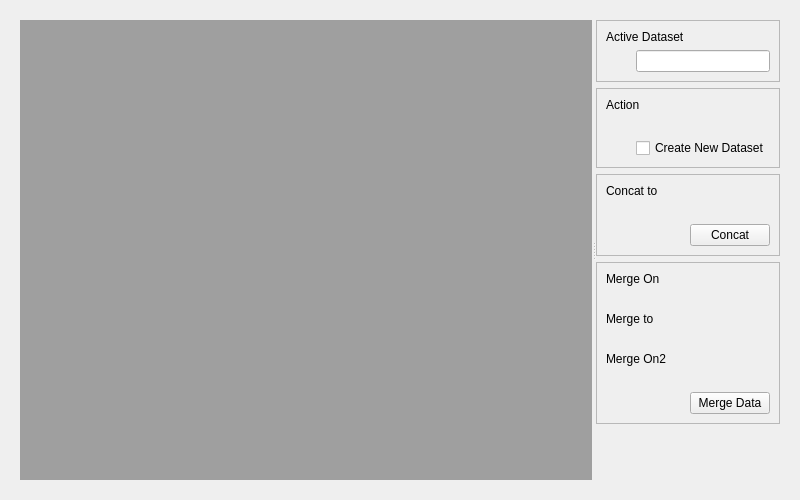
<?xml  version="1.0"  encoding="UTF-8"?>
<ui  version="4.0">
  <class>Form</class>
  <widget  class="QWidget"  name="Form">
    <property  name="geometry">
      <rect>
        <x>0</x>
        <y>0</y>
        <width>800</width>
        <height>500</height>
      </rect>
    </property>
    <property  name="windowTitle">
      <string>Form</string>
    </property>
    
    <layout  class="QVBoxLayout"  name="vlMain">
    <item>
        <widget class="QWidget" name="verticalLayoutWidget">
            <layout  class="QHBoxLayout"  name="horizontalLayout">
            <item>
                <widget  class="QSplitter"  name="splitter">
                    <property  name="orientation">
                        <enum>Qt::Horizontal</enum>
                    </property>
                
                    <widget  class="QWidget"  name="wViewer">
                        <property  name="sizePolicy">
                        <sizepolicy  hsizetype="Preferred"  vsizetype="Preferred">
                            <horstretch>8</horstretch>
                            <verstretch>0</verstretch>
                        </sizepolicy>
                        </property>
                        <layout  class="QVBoxLayout"  name="vlViewer">
                        <item>
                            <widget  class="QMdiArea"  name="mdiArea"/>
                        </item>
                        </layout>
                    </widget>
                
                    <widget  class="QWidget"  name="wOptions">
                        <property  name="sizePolicy">
                            <sizepolicy  hsizetype="Minimum"  vsizetype="Minimum">
                                <horstretch>1</horstretch>
                                <verstretch>0</verstretch>
                            </sizepolicy>
                        </property>
                        <layout  class="QVBoxLayout"  name="vlOptions">
                        <item>
                            <widget  class="QFrame"  name="wActiveDset">
                                <property  name="frameShape">
                                    <enum>QFrame::StyledPanel</enum>
                                </property>
                                <property  name="frameShadow">
                                    <enum>QFrame::Raised</enum>
                                </property>
                                <property  name="lineWidth">
                                    <number>8</number>
                                </property>

                                <layout  class="QVBoxLayout"  name="vlActiveDset">
                                <item>
                                    <widget  class="QLabel"  name="label_activeDset">
                                        <property  name="text">
                                        <string>Active Dataset</string>
                                        </property>
                                    </widget>
                                </item>

                                <item>
                                    <layout  class="QHBoxLayout"  name="horizontalLayout_5">
                                    <item>
                                    <spacer  name="horizontalSpacer_5">
                                        <property  name="orientation">
                                        <enum>Qt::Horizontal</enum>
                                        </property>
                                        
                                        <property name="sizeType">
                                            <enum>QSizePolicy::Fixed</enum>
                                        </property>
                                        
                                        <property  name="sizeHint"  stdset="0">
                                        <size>
                                            <width>30</width>
                                            <height>20</height>
                                        </size>
                                        </property>
                                    </spacer>
                                    </item>
                                    <item>
                                        <widget  class="QLineEdit"  name="edit_activeDset">
                                            <property  name="text">
                                            <string> </string>
                                            </property>
                                        </widget>
                                    </item>
                                    </layout>
                                </item>
                                </layout>
                            </widget>
                        </item>
                            
                        <item>
                            <widget  class="QFrame"  name="wAction">
                                <property  name="frameShape">
                                    <enum>QFrame::StyledPanel</enum>
                                </property>
                                <property  name="frameShadow">
                                    <enum>QFrame::Raised</enum>
                                </property>
                                <property  name="lineWidth">
                                    <number>8</number>
                                </property>
                            
                                <layout  class="QVBoxLayout"  name="vlTmp">
                                    <item>
                                    <widget  class="QLabel"  name="label_select">
                                        <property  name="text">
                                        <string>Action</string>
                                        </property>
                                    </widget>
                                    </item>
                                    
                                    <item>
                                    <layout  class="QHBoxLayout"  name="horizontalLayout_5">
                                        <item>
                                        <spacer  name="horizontalSpacer_5">
                                            <property  name="orientation">
                                            <enum>Qt::Horizontal</enum>
                                            </property>
                                            
                                            <property name="sizeType">
                                                <enum>QSizePolicy::Fixed</enum>
                                            </property>
                                            
                                            <property  name="sizeHint"  stdset="0">
                                            <size>
                                                <width>30</width>
                                                <height>20</height>
                                            </size>
                                            </property>
                                        </spacer>
                                        </item>
                                        <item>
                                            <layout  class="QHBoxLayout"  name="vlAction"/>
                                        </item>
                                        
                                    </layout>
                                    </item>
                                    
                                    <item>
                                        <layout  class="QHBoxLayout"  name="hlTmp">

                                            <item>
                                                <spacer  name="horizontalSpacer_2">
                                                    <property  name="orientation">
                                                    <enum>Qt::Horizontal</enum>
                                                    </property>
                                                    
                                                    <property name="sizeType">
                                                        <enum>QSizePolicy::Fixed</enum>
                                                    </property>
                                                    
                                                    <property  name="sizeHint"  stdset="0">
                                                    <size>
                                                        <width>30</width>
                                                        <height>20</height>
                                                    </size>
                                                    </property>
                                                </spacer>
                                            </item>

                                            <item>
                                                <widget  class="QCheckBox"  name="check_createnew">
                                                    <property  name="text">
                                                    <string>Create New Dataset</string>
                                                    </property>
                                                </widget>
                                            </item>
                                            
                                        </layout>
                                    </item>
                                    
                                </layout>
                            
                            </widget>
                        </item>                    
                        
                        <item>
                            <widget  class="QFrame"  name="wConcat">
                                <property  name="frameShape">
                                    <enum>QFrame::StyledPanel</enum>
                                </property>
                                <property  name="frameShadow">
                                    <enum>QFrame::Raised</enum>
                                </property>
                                <property  name="lineWidth">
                                    <number>8</number>
                                </property>

                                <layout  class="QVBoxLayout"  name="vlBB">
                                
                                <item>
                                    <widget  class="QLabel"  name="label_select">
                                        <property  name="text">
                                        <string>Concat to</string>
                                        </property>
                                    </widget>
                                </item>

                                <item>
                                    <layout  class="QHBoxLayout"  name="hlConcatDset2">
                                        <item>
                                        <spacer  name="horizontalSpacer_6">
                                            <property  name="orientation">
                                            <enum>Qt::Horizontal</enum>
                                            </property>
                                            
                                            <property name="sizeType">
                                                <enum>QSizePolicy::Fixed</enum>
                                            </property>
                                            
                                            <property  name="sizeHint"  stdset="0">
                                            <size>
                                                <width>30</width>
                                                <height>20</height>
                                            </size>
                                            </property>
                                        </spacer>
                                        </item>
                                        <item>
                                            <layout  class="QVBoxLayout"  name="vlConcatDset2"/>
                                        </item>
                                    </layout>
                                </item>

                                <item>
                                    <layout  class="QHBoxLayout"  name="hlSortBtn">
                                    <item>
                                        <spacer  name="horizontalSpacer_8">
                                        <property  name="orientation">
                                            <enum>Qt::Horizontal</enum>
                                        </property>
                                        
                                        <property  name="sizeHint"  stdset="0">
                                            <size>
                                            <width>40</width>
                                            <height>20</height>
                                            </size>
                                        </property>
                                        </spacer>
                                    </item>
                                    <item>
                                        <widget  class="QPushButton"  name="concatBtn">
                                        <property  name="text">
                                            <string>Concat</string>
                                        </property>
                                        </widget>
                                    </item>
                                    </layout>
                                </item>                                
                                
                                </layout>
                            </widget>
                        </item>
                        
                        <item>
                            <widget  class="QFrame"  name="wMerge">
                                <property  name="frameShape">
                                    <enum>QFrame::StyledPanel</enum>
                                </property>
                                <property  name="frameShadow">
                                    <enum>QFrame::Raised</enum>
                                </property>
                                <property  name="lineWidth">
                                    <number>8</number>
                                </property>

                                <layout  class="QVBoxLayout"  name="vlBB">
                                
                                <item>
                                    <widget  class="QLabel"  name="label_select">
                                        <property  name="text">
                                        <string>Merge On</string>
                                        </property>
                                    </widget>
                                </item>

                                <item>
                                    <layout  class="QHBoxLayout"  name="horizontalLayout_5">
                                        <item>
                                        <spacer  name="horizontalSpacer_5">
                                            <property  name="orientation">
                                            <enum>Qt::Horizontal</enum>
                                            </property>
                                            
                                            <property name="sizeType">
                                                <enum>QSizePolicy::Fixed</enum>
                                            </property>
                                            
                                            <property  name="sizeHint"  stdset="0">
                                            <size>
                                                <width>30</width>
                                                <height>20</height>
                                            </size>
                                            </property>
                                        </spacer>
                                        </item>
                                        <item>
                                            <layout  class="QVBoxLayout"  name="vlComboMerge1"/>
                                        </item>

                                    </layout>
                                </item>

                                <item>
                                    <widget  class="QLabel"  name="label_select">
                                        <property  name="text">
                                        <string>Merge to</string>
                                        </property>
                                    </widget>
                                </item>

                                <item>
                                    <layout  class="QHBoxLayout"  name="hlMergeDset2">
                                        <item>
                                        <spacer  name="horizontalSpacer_6">
                                            <property  name="orientation">
                                            <enum>Qt::Horizontal</enum>
                                            </property>
                                            
                                            <property name="sizeType">
                                                <enum>QSizePolicy::Fixed</enum>
                                            </property>
                                            
                                            <property  name="sizeHint"  stdset="0">
                                            <size>
                                                <width>30</width>
                                                <height>20</height>
                                            </size>
                                            </property>
                                        </spacer>
                                        </item>
                                        <item>
                                            <layout  class="QVBoxLayout"  name="vlMergeDset2"/>
                                        </item>
                                    </layout>
                                </item>

                                <item>
                                    <widget  class="QLabel"  name="label_mergeon2">
                                        <property  name="text">
                                        <string>Merge On2</string>
                                        </property>
                                    </widget>
                                </item>
                                
                                <item>
                                    <layout  class="QHBoxLayout"  name="hlMergeVar2">
                                        <item>
                                        <spacer  name="horizontalSpacer_7">
                                            <property  name="orientation">
                                            <enum>Qt::Horizontal</enum>
                                            </property>
                                            <property  name="sizeHint"  stdset="0">
                                            <size>
                                                <width>40</width>
                                                <height>20</height>
                                            </size>
                                            </property>
                                        </spacer>
                                        </item>
                                        <item>
                                            <layout  class="QVBoxLayout"  name="vlComboMerge2"/>
                                        </item>
                                    </layout>
                                </item>
                                
                                <item>
                                    <layout  class="QHBoxLayout"  name="hlMergeBtn">
                                    <item>
                                        <spacer  name="horizontalSpacer_8">
                                        <property  name="orientation">
                                            <enum>Qt::Horizontal</enum>
                                        </property>
                                        
                                        <property  name="sizeHint"  stdset="0">
                                            <size>
                                            <width>40</width>
                                            <height>20</height>
                                            </size>
                                        </property>
                                        </spacer>
                                    </item>
                                    <item>
                                        <widget  class="QPushButton"  name="mergeBtn">
                                        <property  name="text">
                                            <string>Merge Data</string>
                                        </property>
                                        </widget>
                                    </item>
                                    </layout>
                                </item>                                
                                
                                </layout>
                            </widget>
                        </item>
                                
                        <item>
                            <spacer  name="verticalSpacer">
                            <property  name="orientation">
                                <enum>Qt::Vertical</enum>
                            </property>
                            <property  name="sizeHint"  stdset="0">
                                <size>
                                <width>20</width>
                                <height>40</height>
                                </size>
                            </property>
                            </spacer>
                        </item>                                        
                        </layout>
                    </widget>
                </widget>
            </item>
            </layout>
        </widget>
    </item>
    </layout>
            
            
  </widget>
  <resources/>
  <connections/>
</ui>
